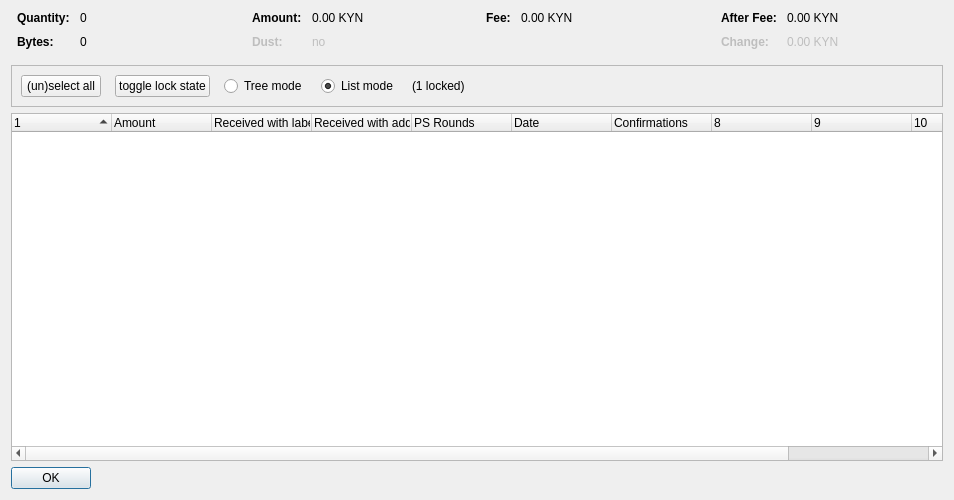
<?xml version="1.0" encoding="UTF-8"?>
<ui version="4.0">
 <class>CoinControlDialog</class>
 <widget class="QDialog" name="CoinControlDialog">
  <property name="geometry">
   <rect>
    <x>0</x>
    <y>0</y>
    <width>954</width>
    <height>500</height>
   </rect>
  </property>
  <property name="windowTitle">
   <string>Coin Selection</string>
  </property>
  <layout class="QVBoxLayout" name="verticalLayout">
   <item>
    <layout class="QHBoxLayout" name="horizontalLayoutTop" stretch="0,0,0,0">
     <property name="topMargin">
      <number>0</number>
     </property>
     <property name="bottomMargin">
      <number>10</number>
     </property>
     <item>
      <layout class="QFormLayout" name="formLayoutCoinControl1">
       <property name="horizontalSpacing">
        <number>10</number>
       </property>
       <property name="verticalSpacing">
        <number>10</number>
       </property>
       <property name="leftMargin">
        <number>6</number>
       </property>
       <property name="rightMargin">
        <number>6</number>
       </property>
       <item row="0" column="0">
        <widget class="QLabel" name="labelCoinControlQuantityText">
         <property name="font">
          <font>
           <weight>75</weight>
           <bold>true</bold>
          </font>
         </property>
         <property name="text">
          <string>Quantity:</string>
         </property>
        </widget>
       </item>
       <item row="0" column="1">
        <widget class="QLabel" name="labelCoinControlQuantity">
         <property name="cursor">
          <cursorShape>IBeamCursor</cursorShape>
         </property>
         <property name="contextMenuPolicy">
          <enum>Qt::ActionsContextMenu</enum>
         </property>
         <property name="text">
          <string notr="true">0</string>
         </property>
         <property name="textInteractionFlags">
          <set>Qt::LinksAccessibleByMouse|Qt::TextSelectableByKeyboard|Qt::TextSelectableByMouse</set>
         </property>
        </widget>
       </item>
       <item row="1" column="0">
        <widget class="QLabel" name="labelCoinControlBytesText">
         <property name="font">
          <font>
           <weight>75</weight>
           <bold>true</bold>
          </font>
         </property>
         <property name="text">
          <string>Bytes:</string>
         </property>
        </widget>
       </item>
       <item row="1" column="1">
        <widget class="QLabel" name="labelCoinControlBytes">
         <property name="cursor">
          <cursorShape>IBeamCursor</cursorShape>
         </property>
         <property name="contextMenuPolicy">
          <enum>Qt::ActionsContextMenu</enum>
         </property>
         <property name="text">
          <string notr="true">0</string>
         </property>
         <property name="textInteractionFlags">
          <set>Qt::LinksAccessibleByMouse|Qt::TextSelectableByKeyboard|Qt::TextSelectableByMouse</set>
         </property>
        </widget>
       </item>
      </layout>
     </item>
     <item>
      <layout class="QFormLayout" name="formLayoutCoinControl2">
       <property name="horizontalSpacing">
        <number>10</number>
       </property>
       <property name="verticalSpacing">
        <number>10</number>
       </property>
       <property name="leftMargin">
        <number>6</number>
       </property>
       <property name="rightMargin">
        <number>6</number>
       </property>
       <item row="0" column="0">
        <widget class="QLabel" name="labelCoinControlAmountText">
         <property name="font">
          <font>
           <weight>75</weight>
           <bold>true</bold>
          </font>
         </property>
         <property name="text">
          <string>Amount:</string>
         </property>
        </widget>
       </item>
       <item row="0" column="1">
        <widget class="QLabel" name="labelCoinControlAmount">
         <property name="cursor">
          <cursorShape>IBeamCursor</cursorShape>
         </property>
         <property name="contextMenuPolicy">
          <enum>Qt::ActionsContextMenu</enum>
         </property>
         <property name="text">
          <string notr="true">0.00 KYN</string>
         </property>
         <property name="textInteractionFlags">
          <set>Qt::LinksAccessibleByMouse|Qt::TextSelectableByKeyboard|Qt::TextSelectableByMouse</set>
         </property>
        </widget>
       </item>
       <item row="1" column="0">
        <widget class="QLabel" name="labelCoinControlLowOutputText">
         <property name="enabled">
          <bool>false</bool>
         </property>
         <property name="font">
          <font>
           <weight>75</weight>
           <bold>true</bold>
          </font>
         </property>
         <property name="text">
          <string>Dust:</string>
         </property>
        </widget>
       </item>
       <item row="1" column="1">
        <widget class="QLabel" name="labelCoinControlLowOutput">
         <property name="enabled">
          <bool>false</bool>
         </property>
         <property name="cursor">
          <cursorShape>IBeamCursor</cursorShape>
         </property>
         <property name="contextMenuPolicy">
          <enum>Qt::ActionsContextMenu</enum>
         </property>
         <property name="text">
          <string notr="true">no</string>
         </property>
         <property name="textInteractionFlags">
          <set>Qt::LinksAccessibleByMouse|Qt::TextSelectableByKeyboard|Qt::TextSelectableByMouse</set>
         </property>
        </widget>
       </item>
      </layout>
     </item>
     <item>
      <layout class="QFormLayout" name="formLayoutCoinControl3">
       <property name="horizontalSpacing">
        <number>10</number>
       </property>
       <property name="verticalSpacing">
        <number>10</number>
       </property>
       <property name="leftMargin">
        <number>6</number>
       </property>
       <property name="rightMargin">
        <number>6</number>
       </property>
       <item row="0" column="0">
        <widget class="QLabel" name="labelCoinControlFeeText">
         <property name="font">
          <font>
           <weight>75</weight>
           <bold>true</bold>
          </font>
         </property>
         <property name="text">
          <string>Fee:</string>
         </property>
        </widget>
       </item>
       <item row="0" column="1">
        <widget class="QLabel" name="labelCoinControlFee">
         <property name="cursor">
          <cursorShape>IBeamCursor</cursorShape>
         </property>
         <property name="contextMenuPolicy">
          <enum>Qt::ActionsContextMenu</enum>
         </property>
         <property name="text">
          <string notr="true">0.00 KYN</string>
         </property>
         <property name="textInteractionFlags">
          <set>Qt::LinksAccessibleByMouse|Qt::TextSelectableByKeyboard|Qt::TextSelectableByMouse</set>
         </property>
        </widget>
       </item>
      </layout>
     </item>
     <item>
      <layout class="QFormLayout" name="formLayoutCoinControl4">
       <property name="horizontalSpacing">
        <number>10</number>
       </property>
       <property name="verticalSpacing">
        <number>10</number>
       </property>
       <property name="leftMargin">
        <number>6</number>
       </property>
       <property name="rightMargin">
        <number>6</number>
       </property>
       <item row="0" column="0">
        <widget class="QLabel" name="labelCoinControlAfterFeeText">
         <property name="font">
          <font>
           <weight>75</weight>
           <bold>true</bold>
          </font>
         </property>
         <property name="text">
          <string>After Fee:</string>
         </property>
        </widget>
       </item>
       <item row="0" column="1">
        <widget class="QLabel" name="labelCoinControlAfterFee">
         <property name="cursor">
          <cursorShape>IBeamCursor</cursorShape>
         </property>
         <property name="contextMenuPolicy">
          <enum>Qt::ActionsContextMenu</enum>
         </property>
         <property name="text">
          <string notr="true">0.00 KYN</string>
         </property>
         <property name="textInteractionFlags">
          <set>Qt::LinksAccessibleByMouse|Qt::TextSelectableByKeyboard|Qt::TextSelectableByMouse</set>
         </property>
        </widget>
       </item>
       <item row="1" column="0">
        <widget class="QLabel" name="labelCoinControlChangeText">
         <property name="enabled">
          <bool>false</bool>
         </property>
         <property name="font">
          <font>
           <weight>75</weight>
           <bold>true</bold>
          </font>
         </property>
         <property name="text">
          <string>Change:</string>
         </property>
        </widget>
       </item>
       <item row="1" column="1">
        <widget class="QLabel" name="labelCoinControlChange">
         <property name="enabled">
          <bool>false</bool>
         </property>
         <property name="cursor">
          <cursorShape>IBeamCursor</cursorShape>
         </property>
         <property name="contextMenuPolicy">
          <enum>Qt::ActionsContextMenu</enum>
         </property>
         <property name="text">
          <string notr="true">0.00 KYN</string>
         </property>
         <property name="textInteractionFlags">
          <set>Qt::LinksAccessibleByMouse|Qt::TextSelectableByKeyboard|Qt::TextSelectableByMouse</set>
         </property>
        </widget>
       </item>
      </layout>
     </item>
    </layout>
   </item>
   <item>
    <widget class="QFrame" name="frame">
     <property name="minimumSize">
      <size>
       <width>0</width>
       <height>40</height>
      </size>
     </property>
     <property name="frameShape">
      <enum>QFrame::StyledPanel</enum>
     </property>
     <property name="frameShadow">
      <enum>QFrame::Sunken</enum>
     </property>
     <layout class="QHBoxLayout" name="horizontalLayout">
      <item>
       <layout class="QHBoxLayout" name="horizontalLayoutPanel" stretch="0,0,0,0,0,0">
        <property name="spacing">
         <number>14</number>
        </property>
        <item>
         <widget class="QPushButton" name="pushButtonSelectAll">
          <property name="sizePolicy">
           <sizepolicy hsizetype="Maximum" vsizetype="Fixed">
            <horstretch>0</horstretch>
            <verstretch>0</verstretch>
           </sizepolicy>
          </property>
          <property name="text">
           <string>(un)select all</string>
          </property>
          <property name="autoDefault">
           <bool>false</bool>
          </property>
         </widget>
        </item>
        <item>
         <widget class="QPushButton" name="pushButtonToggleLock">
          <property name="sizePolicy">
           <sizepolicy hsizetype="Maximum" vsizetype="Fixed">
            <horstretch>0</horstretch>
            <verstretch>0</verstretch>
           </sizepolicy>
          </property>
          <property name="text">
           <string>toggle lock state</string>
          </property>
          <property name="autoDefault">
           <bool>false</bool>
          </property>
         </widget>
        </item>
        <item>
         <widget class="QRadioButton" name="radioTreeMode">
          <property name="sizePolicy">
           <sizepolicy hsizetype="Maximum" vsizetype="Fixed">
            <horstretch>0</horstretch>
            <verstretch>0</verstretch>
           </sizepolicy>
          </property>
          <property name="text">
           <string>Tree mode</string>
          </property>
         </widget>
        </item>
        <item>
         <widget class="QRadioButton" name="radioListMode">
          <property name="sizePolicy">
           <sizepolicy hsizetype="Maximum" vsizetype="Fixed">
            <horstretch>0</horstretch>
            <verstretch>0</verstretch>
           </sizepolicy>
          </property>
          <property name="text">
           <string>List mode</string>
          </property>
          <property name="checked">
           <bool>true</bool>
          </property>
         </widget>
        </item>
        <item>
         <widget class="QLabel" name="labelLocked">
          <property name="text">
           <string>(1 locked)</string>
          </property>
         </widget>
        </item>
        <item>
         <spacer name="horizontalSpacer">
          <property name="orientation">
           <enum>Qt::Horizontal</enum>
          </property>
          <property name="sizeHint" stdset="0">
           <size>
            <width>40</width>
            <height>20</height>
           </size>
          </property>
         </spacer>
        </item>
       </layout>
      </item>
     </layout>
    </widget>
   </item>
   <item>
    <widget class="CoinControlTreeWidget" name="treeWidget">
     <property name="contextMenuPolicy">
      <enum>Qt::CustomContextMenu</enum>
     </property>
     <property name="sortingEnabled">
      <bool>false</bool>
     </property>
     <property name="columnCount">
      <number>11</number>
     </property>
     <attribute name="headerShowSortIndicator" stdset="0">
      <bool>true</bool>
     </attribute>
     <attribute name="headerStretchLastSection">
      <bool>false</bool>
     </attribute>
     <column>
      <property name="text">
       <string/>
      </property>
     </column>
     <column>
      <property name="text">
       <string>Amount</string>
      </property>
     </column>
     <column>
      <property name="text">
       <string>Received with label</string>
      </property>
     </column>
     <column>
      <property name="text">
       <string>Received with address</string>
      </property>
     </column>
     <column>
      <property name="text">
       <string>PS Rounds</string>
      </property>
     </column>
     <column>
      <property name="text">
       <string>Date</string>
      </property>
     </column>
     <column>
      <property name="text">
       <string>Confirmations</string>
      </property>
      <property name="toolTip">
       <string>Confirmed</string>
      </property>
     </column>
     <column>
      <property name="text">
       <string/>
      </property>
     </column>
     <column>
      <property name="text">
       <string/>
      </property>
     </column>
     <column>
      <property name="text">
       <string/>
      </property>
     </column>
     <column>
      <property name="text">
       <string/>
      </property>
     </column>
    </widget>
   </item>
   <item>
    <widget class="QDialogButtonBox" name="buttonBox">
     <property name="sizePolicy">
      <sizepolicy hsizetype="Maximum" vsizetype="Fixed">
       <horstretch>0</horstretch>
       <verstretch>0</verstretch>
      </sizepolicy>
     </property>
     <property name="orientation">
      <enum>Qt::Horizontal</enum>
     </property>
     <property name="standardButtons">
      <set>QDialogButtonBox::Ok</set>
     </property>
    </widget>
   </item>
  </layout>
 </widget>
 <customwidgets>
  <customwidget>
   <class>CoinControlTreeWidget</class>
   <extends>QTreeWidget</extends>
   <header>coincontroltreewidget.h</header>
  </customwidget>
 </customwidgets>
 <resources/>
 <connections/>
</ui>
